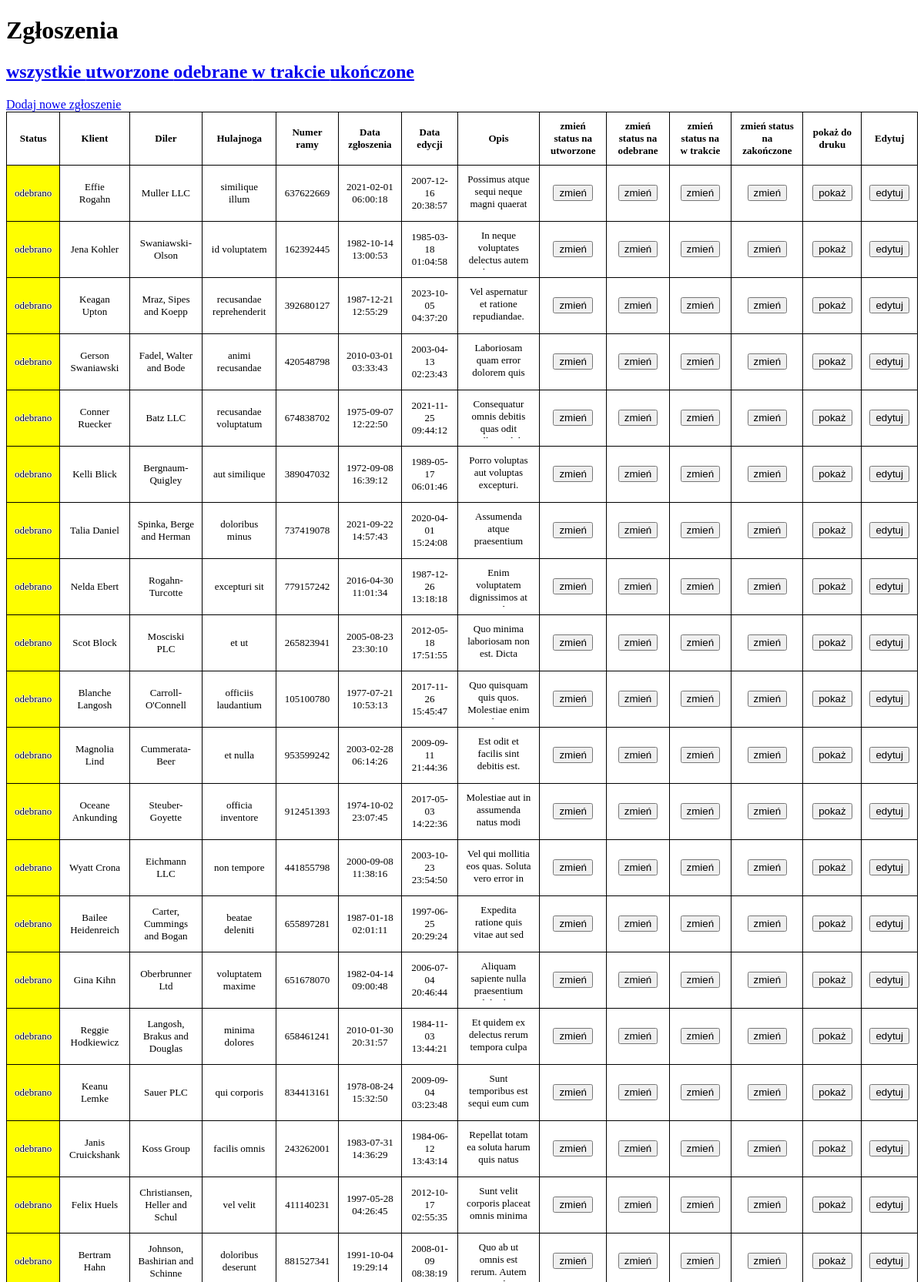
/index.php?status=received (upper part), run on the app's committed database.
### tables this page shows
CREATE TABLE IF NOT EXISTS `repair_application` (
  `id` int(11) NOT NULL AUTO_INCREMENT,
  `scooter_id` int(11) NOT NULL,
  `client_id` int(11) NOT NULL,
  `dealer_id` int(11) NOT NULL,
  `date_created` datetime NOT NULL DEFAULT current_timestamp(),
  `date_changed` datetime NOT NULL DEFAULT current_timestamp() ON UPDATE current_timestamp(),
  `description` text NOT NULL,
  `status` enum('created','received','in_progress','finished') NOT NULL DEFAULT 'created',
  PRIMARY KEY (`id`),
  UNIQUE KEY `id` (`id`),
  KEY `scooter_id` (`scooter_id`),
  KEY `client_id` (`client_id`),
  KEY `dealer_id` (`dealer_id`)
);

CREATE TABLE IF NOT EXISTS `client` (
  `id` int(11) NOT NULL AUTO_INCREMENT,
  `first_name` varchar(20) NOT NULL,
  `last_name` varchar(30) NOT NULL,
  `phone` varchar(18) NOT NULL,
  PRIMARY KEY (`id`),
  UNIQUE KEY `id` (`id`),
  KEY `id_2` (`id`)
);

CREATE TABLE IF NOT EXISTS `dealer` (
  `id` int(11) NOT NULL AUTO_INCREMENT,
  `name` varchar(30) NOT NULL,
  `phone` varchar(18) NOT NULL,
  PRIMARY KEY (`id`),
  UNIQUE KEY `id` (`id`)
);

CREATE TABLE IF NOT EXISTS `scooter` (
  `id` int(11) NOT NULL AUTO_INCREMENT,
  `make` varchar(20) NOT NULL,
  `model` varchar(30) NOT NULL,
  `frame_number` varchar(30) NOT NULL,
  PRIMARY KEY (`id`),
  UNIQUE KEY `frame_number` (`frame_number`),
  UNIQUE KEY `id` (`id`)
);

### index.php (the view, shortened to what this page needs)
<!DOCTYPE html>
<html lang="en">
<head>
    <link rel="stylesheet" href="main_style.css">
</head>
<body>
<h1>Zgłoszenia</h1>
<h2><a href="index.php">wszystkie </a><a href="index.php?status=created">utworzone </a><a href="index.php?status=received">odebrane </a><a href="index.php?status=in_progress">w trakcie </a><a href="index.php?status=finished">ukończone</a></h2>
<a href='new_application.php'>Dodaj nowe zgłoszenie</a>
    <?php
        $servername = "localhost";
        $username = "root";
        $password = "";
        $dbname = "repair_shop";
        $conn = new mysqli($servername, $username, $password, $dbname);
        try {
            $sql = "SELECT `repair_application`.`status`, `client`.`first_name` AS `client_first_name`, `client`.`last_name` AS `client_last_name`, `dealer`.`name` AS `dealer_name`, `scooter`.`make` AS `scooter_make`, `scooter`.`model` AS `scooter_model`, `repair_application`.`date_created`, `repair_application`.`date_changed`, `repair_application`.`description`, `scooter`.`frame_number` AS `scooter_frame_number`, `repair_application`.`id` FROM `repair_application` LEFT JOIN `client` ON `repair_application`.`client_id` = `client`.`id` LEFT JOIN `dealer` ON `repair_application`.`dealer_id` = `dealer`.`id` LEFT JOIN `scooter` ON `repair_application`.`scooter_id` = `scooter`.`id` ";
            if (isset($_GET['status'])) {
                $sql .= "WHERE `repair_application`.`status` LIKE ?; ";
            } else {
                $sql .= ";";
            }
            $stmt = $conn->prepare($sql);
            if (isset($_GET['status'])) {
                $status = $_GET['status'];
                $stmt->bind_param("s", $status);
            }
            if ($stmt->execute()) {
                $stmt->bind_result($application_status, $client_first_name, $client_last_name, $dealer_name, $scooter_make, $scooter_model, $date_created, $date_changed, $description, $frame_number, $application_id);
                echo "<table border='1'>"."<tr><th>Status</th><th>Klient</th><th>Diler</th><th>Hulajnoga</th><th>Numer ramy</th><th>Data zgłoszenia</th><th>Data edycji</th><th>Opis</th><th>zmień status na utworzone</th><th>zmień status na odebrane</th><th> zmień status na w trakcie</th><th>zmień status na zakończone</th><th>pokaż do druku</th><th>Edytuj</th></tr>";
                while ($stmt->fetch()) {
                    echo "<tr>";
                echo "<td";
                switch ($application_status) {
                    case "received";
                        echo " class=\"received\">odebrano";
                        break;
                }
                echo "</td>";
                echo "<td>".$client_first_name." ".$client_last_name."</td>";
                echo "<td>".$dealer_name."</td>";
                echo "<td>".$scooter_make." ".$scooter_model."</td>";
                echo "<td>".$frame_number."</td>";
                echo "<td>".$date_created."</td>";
                echo "<td>".$date_changed."</td>";
                echo "<td><div class=\"desc\">".$description."</div></td>";
                echo "<td><form action=\"change_status.php\" method=\"POST\"><input type=\"hidden\" name=\"id\" value=".$application_id."><input type=\"hidden\" name=\"new_status\" value=\"created\"><input type=\"submit\" value=\"zmień\"></form></td>";
                echo "<td><form action=\"change_status.php\" method=\"POST\"><input type=\"hidden\" name=\"id\" value=".$application_id."><input type=\"hidden\" name=\"new_status\" value=\"received\"><input type=\"submit\" value=\"zmień\"></form></td>";
                echo "<td><form action=\"change_status.php\" method=\"POST\"><input type=\"hidden\" name=\"id\" value=".$application_id."><input type=\"hidden\" name=\"new_status\" value=\"in_progress\"><input type=\"submit\" value=\"zmień\"></form></td>";
                echo "<td><form action=\"change_status.php\" method=\"POST\"><input type=\"hidden\" name=\"id\" value=".$application_id."><input type=\"hidden\" name=\"new_status\" value=\"finished\"><input type=\"submit\" value=\"zmień\"></form></td>";
                echo "<td><form action=\"print.php\" method=\"POST\"><input type=\"hidden\" name=\"id\" value=".$application_id."><input type=\"submit\" value=\"pokaż\"></form></td>";
                echo "<td><form action=\"edit.php\" method=\"POST\"><input type=\"hidden\" name=\"id\" value=".$application_id."><input type=\"submit\" value=\"edytuj\"></form></td>";
                echo "</tr>";
                }
                echo "</table>";
                exit();
            } else {
                $error_message = urlencode($stmt->error);
                $stmt->close();
                $conn->close();
                header('Location: error.php?code=500&message='.$error_message);
                exit();
            }
        } catch (mysqli_sql_exception $e) {
            $error_message = urlencode($e->getMessage());
            $conn->close();
            header('Location: error.php?code=500&message='.$error_message);
            exit();
        }
    ?>

### main_style.css (style rules this page uses)
table, th, td { border: 1px solid black; border-collapse: collapse; padding: 10px; margin-left: auto; margin-right: auto; font-size: small; }
td { max-width: 10em; max-height: 3em; word-wrap: break-word; overflow: auto; overflow-y: auto; text-align: center; text-shadow: -1px 0 white, 0 1px white, 1px 0 white, 0 -1px white; }
.desc { max-width: 20em; max-height: 4em; overflow-y: auto; }
.received { background-color: yellow; }
table { width: 100%; max-width: device-width; }
body { overflow-x: auto; }

### data on the page
repair_application: status "odebrano", client.first_name "Effie", client.last_name "Rogahn", dealer.name "Muller LLC", scooter.make "similique", scooter.model "illum", scooter.frame_number "637622669", date_created "2021-02-01 06:00:18", date_changed "2007-12-16 20:38:57", description "Possimus atque sequi neque magni quaerat…"
repair_application: status "odebrano", client.first_name "Jena", client.last_name "Kohler", dealer.name "Swaniawski-Olson", scooter.make "id", scooter.model "voluptatem", scooter.frame_number "162392445", date_created "1982-10-14 13:00:53", date_changed "1985-03-18 01:04:58", description "In neque voluptates delectus autem…"
repair_application: status "odebrano", client.first_name "Keagan", client.last_name "Upton", dealer.name "Mraz, Sipes and Koepp", scooter.make "recusandae", scooter.model "reprehenderit", scooter.frame_number "392680127", date_created "1987-12-21 12:55:29", date_changed "2023-10-05 04:37:20", description "Vel aspernatur et ratione repudiandae.…"
repair_application: status "odebrano", client.first_name "Gerson", client.last_name "Swaniawski", dealer.name "Fadel, Walter and Bode", scooter.make "animi", scooter.model "recusandae", scooter.frame_number "420548798", date_created "2010-03-01 03:33:43", date_changed "2003-04-13 02:23:43", description "Laboriosam quam error dolorem quis…"
repair_application: status "odebrano", client.first_name "Conner", client.last_name "Ruecker", dealer.name "Batz LLC", scooter.make "recusandae", scooter.model "voluptatum", scooter.frame_number "674838702", date_created "1975-09-07 12:22:50", date_changed "2021-11-25 09:44:12", description "Consequatur omnis debitis quas odit…"
repair_application: status "odebrano", client.first_name "Kelli", client.last_name "Blick", dealer.name "Bergnaum-Quigley", scooter.make "aut", scooter.model "similique", scooter.frame_number "389047032", date_created "1972-09-08 16:39:12", date_changed "1989-05-17 06:01:46", description "Porro voluptas aut voluptas excepturi.…"
repair_application: status "odebrano", client.first_name "Talia", client.last_name "Daniel", dealer.name "Spinka, Berge and Herman", scooter.make "doloribus", scooter.model "minus", scooter.frame_number "737419078", date_created "2021-09-22 14:57:43", date_changed "2020-04-01 15:24:08", description "Assumenda atque praesentium…"
repair_application: status "odebrano", client.first_name "Nelda", client.last_name "Ebert", dealer.name "Rogahn-Turcotte", scooter.make "excepturi", scooter.model "sit", scooter.frame_number "779157242", date_created "2016-04-30 11:01:34", date_changed "1987-12-26 13:18:18", description "Enim voluptatem dignissimos at…"
repair_application: status "odebrano", client.first_name "Scot", client.last_name "Block", dealer.name "Mosciski PLC", scooter.make "et", scooter.model "ut", scooter.frame_number "265823941", date_created "2005-08-23 23:30:10", date_changed "2012-05-18 17:51:55", description "Quo minima laboriosam non est. Dicta…"
repair_application: status "odebrano", client.first_name "Blanche", client.last_name "Langosh", dealer.name "Carroll-O'Connell", scooter.make "officiis", scooter.model "laudantium", scooter.frame_number "105100780", date_created "1977-07-21 10:53:13", date_changed "2017-11-26 15:45:47", description "Quo quisquam quis quos. Molestiae enim…"
repair_application: status "odebrano", client.first_name "Magnolia", client.last_name "Lind", dealer.name "Cummerata-Beer", scooter.make "et", scooter.model "nulla", scooter.frame_number "953599242", date_created "2003-02-28 06:14:26", date_changed "2009-09-11 21:44:36", description "Est odit et facilis sint debitis est.…"
repair_application: status "odebrano", client.first_name "Oceane", client.last_name "Ankunding", dealer.name "Steuber-Goyette", scooter.make "officia", scooter.model "inventore", scooter.frame_number "912451393", date_created "1974-10-02 23:07:45", date_changed "2017-05-03 14:22:36", description "Molestiae aut in assumenda natus modi…"
repair_application: status "odebrano", client.first_name "Wyatt", client.last_name "Crona", dealer.name "Eichmann LLC", scooter.make "non", scooter.model "tempore", scooter.frame_number "441855798", date_created "2000-09-08 11:38:16", date_changed "2003-10-23 23:54:50", description "Vel qui mollitia eos quas. Soluta vero error in…"
repair_application: status "odebrano", client.first_name "Bailee", client.last_name "Heidenreich", dealer.name "Carter, Cummings and Bogan", scooter.make "beatae", scooter.model "deleniti", scooter.frame_number "655897281", date_created "1987-01-18 02:01:11", date_changed "1997-06-25 20:29:24", description "Expedita ratione quis vitae aut sed…"
repair_application: status "odebrano", client.first_name "Gina", client.last_name "Kihn", dealer.name "Oberbrunner Ltd", scooter.make "voluptatem", scooter.model "maxime", scooter.frame_number "651678070", date_created "1982-04-14 09:00:48", date_changed "2006-07-04 20:46:44", description "Aliquam sapiente nulla praesentium…"
repair_application: status "odebrano", client.first_name "Reggie", client.last_name "Hodkiewicz", dealer.name "Langosh, Brakus and Douglas", scooter.make "minima", scooter.model "dolores", scooter.frame_number "658461241", date_created "2010-01-30 20:31:57", date_changed "1984-11-03 13:44:21", description "Et quidem ex delectus rerum tempora culpa…"
repair_application: status "odebrano", client.first_name "Keanu", client.last_name "Lemke", dealer.name "Sauer PLC", scooter.make "qui", scooter.model "corporis", scooter.frame_number "834413161", date_created "1978-08-24 15:32:50", date_changed "2009-09-04 03:23:48", description "Sunt temporibus est sequi eum cum…"
repair_application: status "odebrano", client.first_name "Janis", client.last_name "Cruickshank", dealer.name "Koss Group", scooter.make "facilis", scooter.model "omnis", scooter.frame_number "243262001", date_created "1983-07-31 14:36:29", date_changed "1984-06-12 13:43:14", description "Repellat totam ea soluta harum quis natus…"
repair_application: status "odebrano", client.first_name "Felix", client.last_name "Huels", dealer.name "Christiansen, Heller and Schul", scooter.make "vel", scooter.model "velit", scooter.frame_number "411140231", date_created "1997-05-28 04:26:45", date_changed "2012-10-17 02:55:35", description "Sunt velit corporis placeat omnis minima…"
repair_application: status "odebrano", client.first_name "Bertram", client.last_name "Hahn", dealer.name "Johnson, Bashirian and Schinne", scooter.make "doloribus", scooter.model "deserunt", scooter.frame_number "881527341", date_created "1991-10-04 19:29:14", date_changed "2008-01-09 08:38:19", description "Quo ab ut omnis est rerum. Autem…"
